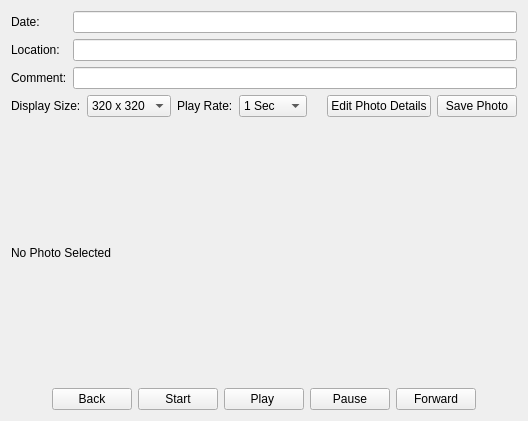
<?xml version="1.0" encoding="UTF-8"?>
<ui version="4.0">
 <class>PhotoShow</class>
 <widget class="QWidget" name="PhotoShow">
  <property name="geometry">
   <rect>
    <x>0</x>
    <y>0</y>
    <width>528</width>
    <height>421</height>
   </rect>
  </property>
  <property name="windowTitle">
   <string>Photo Show</string>
  </property>
  <layout class="QGridLayout">
   <item row="0" column="0">
    <layout class="QVBoxLayout">
     <item>
      <layout class="QHBoxLayout">
       <item>
        <layout class="QVBoxLayout">
         <item>
          <widget class="QLabel" name="label_3">
           <property name="text">
            <string>Date:</string>
           </property>
          </widget>
         </item>
         <item>
          <widget class="QLabel" name="label_2">
           <property name="text">
            <string>Location:</string>
           </property>
          </widget>
         </item>
         <item>
          <widget class="QLabel" name="label_4">
           <property name="text">
            <string>Comment:</string>
           </property>
          </widget>
         </item>
        </layout>
       </item>
       <item>
        <layout class="QVBoxLayout">
         <item>
          <widget class="QLineEdit" name="dateLineEdit"/>
         </item>
         <item>
          <widget class="QLineEdit" name="locLineEdit"/>
         </item>
         <item>
          <widget class="QLineEdit" name="commentLineEdit"/>
         </item>
        </layout>
       </item>
      </layout>
     </item>
     <item>
      <layout class="QHBoxLayout">
       <item>
        <widget class="QLabel" name="label_5">
         <property name="text">
          <string>Display Size:</string>
         </property>
        </widget>
       </item>
       <item>
        <widget class="RSComboBox" name="sizeComboBox">
         <item>
          <property name="text">
           <string>320 x 320</string>
          </property>
         </item>
         <item>
          <property name="text">
           <string>640 x 640</string>
          </property>
         </item>
         <item>
          <property name="text">
           <string>Full Size</string>
          </property>
         </item>
        </widget>
       </item>
       <item>
        <widget class="QLabel" name="label_6">
         <property name="text">
          <string>Play Rate:</string>
         </property>
        </widget>
       </item>
       <item>
        <widget class="RSComboBox" name="speedComboBox">
         <item>
          <property name="text">
           <string>1 Sec</string>
          </property>
         </item>
         <item>
          <property name="text">
           <string>2 Sec</string>
          </property>
         </item>
         <item>
          <property name="text">
           <string>5 Sec</string>
          </property>
         </item>
         <item>
          <property name="text">
           <string>10 Sec</string>
          </property>
         </item>
         <item>
          <property name="text">
           <string>20 Sec</string>
          </property>
         </item>
         <item>
          <property name="text">
           <string>1 Min</string>
          </property>
         </item>
        </widget>
       </item>
       <item>
        <spacer>
         <property name="orientation">
          <enum>Qt::Horizontal</enum>
         </property>
         <property name="sizeHint" stdset="0">
          <size>
           <width>40</width>
           <height>20</height>
          </size>
         </property>
        </spacer>
       </item>
       <item>
        <widget class="QPushButton" name="editButton">
         <property name="text">
          <string>Edit Photo Details</string>
         </property>
        </widget>
       </item>
       <item>
        <widget class="QPushButton" name="saveButton">
         <property name="text">
          <string>Save Photo</string>
         </property>
        </widget>
       </item>
      </layout>
     </item>
     <item>
      <widget class="QLabel" name="photoLabel">
       <property name="text">
        <string>No Photo Selected</string>
       </property>
       <property name="scaledContents">
        <bool>true</bool>
       </property>
      </widget>
     </item>
     <item>
      <layout class="QHBoxLayout">
       <item>
        <spacer>
         <property name="orientation">
          <enum>Qt::Horizontal</enum>
         </property>
         <property name="sizeHint" stdset="0">
          <size>
           <width>40</width>
           <height>20</height>
          </size>
         </property>
        </spacer>
       </item>
       <item>
        <widget class="QPushButton" name="backButton">
         <property name="text">
          <string>Back</string>
         </property>
         <property name="icon">
          <iconset>
           <normaloff>:/images/back.png</normaloff>:/images/back.png</iconset>
         </property>
        </widget>
       </item>
       <item>
        <widget class="QPushButton" name="startButton">
         <property name="text">
          <string>Start</string>
         </property>
        </widget>
       </item>
       <item>
        <widget class="QPushButton" name="playButton">
         <property name="text">
          <string>Play </string>
         </property>
        </widget>
       </item>
       <item>
        <widget class="QPushButton" name="pauseButton">
         <property name="text">
          <string>Pause</string>
         </property>
        </widget>
       </item>
       <item>
        <widget class="QPushButton" name="stepButton">
         <property name="text">
          <string>Forward</string>
         </property>
         <property name="icon">
          <iconset>
           <normaloff>:/images/forward.png</normaloff>:/images/forward.png</iconset>
         </property>
        </widget>
       </item>
       <item>
        <spacer>
         <property name="orientation">
          <enum>Qt::Horizontal</enum>
         </property>
         <property name="sizeHint" stdset="0">
          <size>
           <width>40</width>
           <height>20</height>
          </size>
         </property>
        </spacer>
       </item>
      </layout>
     </item>
    </layout>
   </item>
  </layout>
 </widget>
 <customwidgets>
  <customwidget>
   <class>RSComboBox</class>
   <extends>QComboBox</extends>
   <header>gui/common/RSComboBox.h</header>
  </customwidget>
 </customwidgets>
 <resources>
  <include location="../images.qrc"/>
 </resources>
 <connections/>
</ui>
